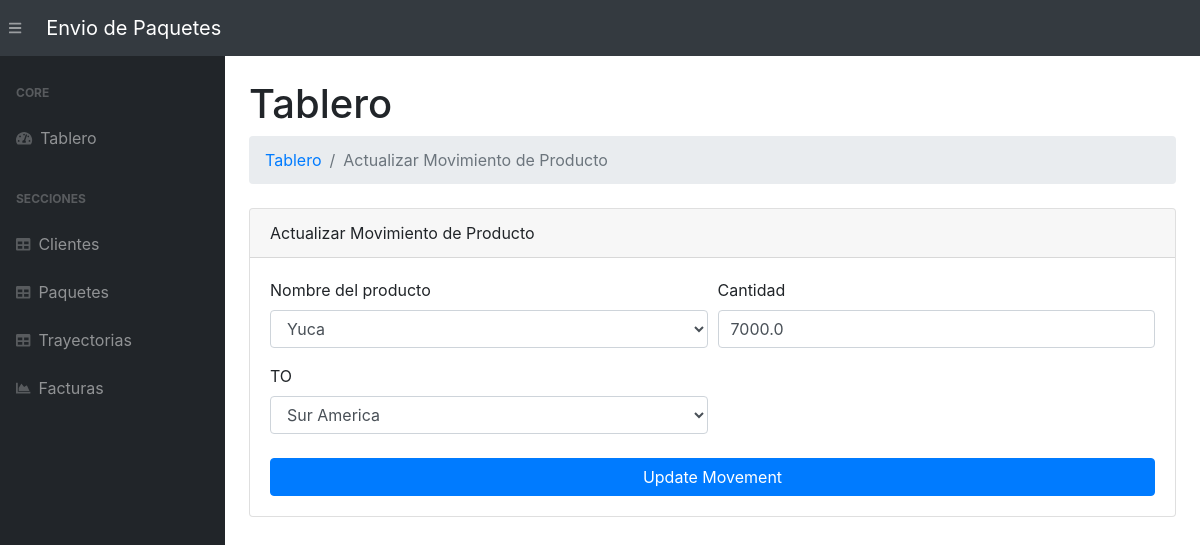
Page /update-movement/35 on the committed database.
### app.py (models this page shows, shortened)
class ProductMovement(db.Model):
    __tablename__   = 'productmovements'
    movement_id     = db.Column(db.Integer, primary_key=True)
    product_id      = db.Column(db.Integer, db.ForeignKey('products.product_id'))
    client_id      = db.Column(db.Integer, db.ForeignKey('clients.client_id'))
    qty             = db.Column(db.Float)
    from_location   = db.Column(db.Integer, db.ForeignKey('locations.location_id'))
    to_location     = db.Column(db.Integer, db.ForeignKey('locations.location_id'))
    movement_time   = db.Column(db.DateTime, default=datetime.utcnow)
    product         = db.relationship('Product', foreign_keys=product_id)
    fromLoc         = db.relationship('Location', foreign_keys=from_location)
    toLoc           = db.relationship('Location', foreign_keys=to_location)

class Product(db.Model):
    __tablename__ = 'products'
    product_id      = db.Column(db.String(200), primary_key=True)
    date_created    = db.Column(db.DateTime, default=datetime.utcnow)
    price = db.Column(db.Float)

class Location(db.Model):
    __tablename__   = 'locations'
    location_id     = db.Column(db.String(200), primary_key=True)
    date_created    = db.Column(db.DateTime, default=datetime.utcnow)

### app.py (the view)
@app.route("/update-movement/<int:id>", methods=["POST", "GET"])
def updateMovement(id):
    movement    = ProductMovement.query.get_or_404(id)
    products    = Product.query.order_by(Product.date_created).all()
    locations   = Location.query.order_by(Location.date_created).all()
    if request.method == "POST":
        movement.product_id  = request.form["productId"]
        movement.qty         = request.form["qty"]
        movement.to_location  = request.form["toLocation"]
        try:
            db.session.commit()
            return redirect("/movements/")
        except:
            return "Ha habido un error actualizando el movimiento del producto"
    else:
        return render_template("update-movement.html", movement=movement, locations=locations, products=products)

### templates/update-movement.html (shortened to what this page needs)
{% extends 'base.html' %}
{% block content %}
<main>
    <div class="container-fluid">
        <h1 class="mt-4">Tablero</h1>
        <ol class="breadcrumb mb-4">
            <li class="breadcrumb-item"><a href="/">Tablero</a></li>
            <li class="breadcrumb-item active">Actualizar Movimiento de Producto</li>
        </ol>
        <div class="card mb-4">
            <div class="card-header">Actualizar Movimiento de Producto</div>
            <div class="card-body">
                <form action="/update-movement/{{movement.movement_id}}" method="POST">
                    <div class="form-row">
                        <div class="col-md-6">
                            <div class="form-group">
                                <label for="productId">Nombre del producto</label>
                                <select id="productId" name="productId" class="form-control">
                                    {% if products|length > 0 %}
                                    {% for product in products %}
                                    <option value="{{product.product_id}}"
                                        {% if product.product_id|string() == movement.product_id %} selected {% endif %}>
                                        {{product.product_id}}
                                    </option>
                                    {% endfor %}
                                    {% endif %}
                                </select>
                            </div>
                        </div>
                        <div class="col-md-6">
                            <div class="form-group">
                                <label for="qty">Cantidad</label>
                                <input class="form-control" value={{movement.qty}} name="qty" id="qty" type="number" placeholder="Enter Quantity" />
                            </div>
                        </div>
                    </div>
                    <div class="form-row">
                        <div class="col-md-6">
                            <label for="toLocation">TO</label>
                            <select id="toLocation" name="toLocation" class="form-control">
                                {% if locations|length > 0 %}
                                {% for location in locations%}
                                <option value="{{location.location_id}}"
                                    {% if location.location_id|string() == movement.to_location %} selected {% endif %}
                                >
                                {{location.location_id}}
                                </option>
                                {% endfor %}
                                {% endif %}
                            </select>
                        </div>
                    </div>
                    <div class="form-group mt-4 mb-0">
                        <input type="submit" class="btn btn-primary btn-block" value="Update Movement" class="btn btn-primary">
                    </div>
                </form>
            </div>
        </div>
    </div>
</main>
{% endblock %}

### rows in the picture
ProductMovement: productId "Yuca", qty "7000.0", toLocation "Sur America"
